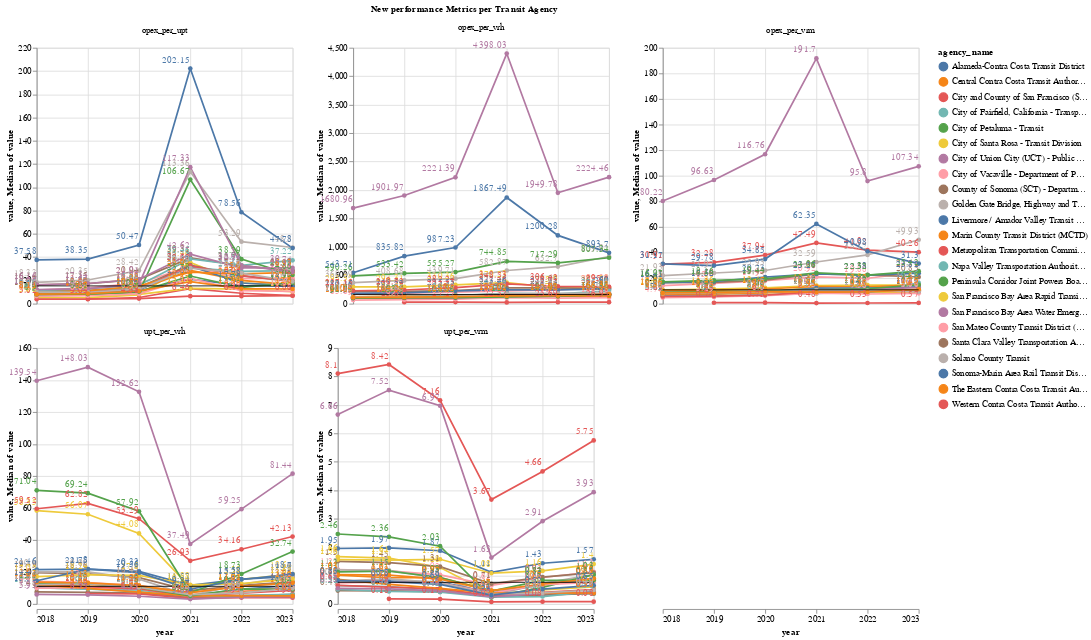

Here is the notebook cell this chart was saved with:
### Code cell
make_line(by_agency_long, 
          x_col= "year:T", 
          y_col= "value",
          facet= "variable:N",
          color= "agency_name:N",
          title= "New performance Metrics per Transit Agency",
          ind_axis=True
         )

### Figure 1 — Vega-Lite specification as saved in the notebook (floating-point values rounded to 4 significant figures; data arrays with more than 128 entries replaced by an {"elided": "..."} marker saying what was removed)
{"config": {"view": {"continuousWidth": 300, "continuousHeight": 300}}, "data": {"name": "data-eda21ab94a38b3d71b7a245750f6a443"}, "facet": {"field": "variable", "title": "New performance Metrics per Transit Agency", "type": "nominal"}, "spec": {"layer": [{"mark": {"type": "line", "point": true}, "encoding": {"color": {"field": "agency_name", "type": "nominal"}, "tooltip": [{"field": "year", "type": "temporal"}, {"field": "value", "type": "quantitative"}, {"field": "agency_name", "type": "nominal"}], "x": {"field": "year", "type": "temporal"}, "y": {"field": "value", "type": "quantitative"}}}, {"mark": {"type": "rule"}, "encoding": {"y": {"aggregate": "median", "field": "value", "type": "quantitative"}}}, {"mark": {"type": "text", "align": "right", "dy": -10}, "encoding": {"color": {"field": "agency_name", "type": "nominal"}, "text": {"field": "value", "type": "quantitative"}, "x": {"field": "year", "type": "temporal"}, "y": {"field": "value", "type": "quantitative"}}}]}, "columns": 3, "resolve": {"scale": {"y": "independent"}}, "$schema": "https://vega.github.io/schema/vega-lite/v5.20.1.json", "datasets": {"data-eda21ab94a38b3d71b7a245750f6a443": {"elided": "685 records"}}}
